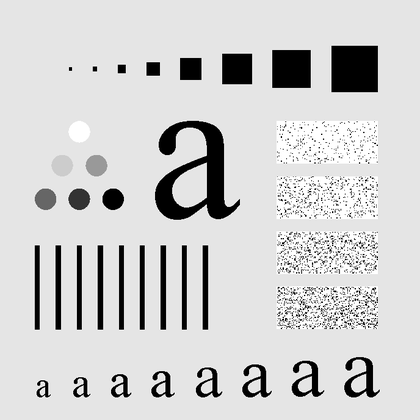
%> input picture CENG 525 HW2/question_4.tif, 420 x 420 px, shrunk from 688 x 688 before the run
$ octave --eval "Solution4;"   (GNU Octave 9; MATLAB toolbox functions it lacks are replaced by stand-ins)
%> lines starting %> are read from the running program, lines starting %| are printed output that depends on the picture
### CENG 525 HW2/paddedsize.m
function PQ = paddedsize(AB, CD, PARAM) %padded sizes useful for FFT-based filtering.
    if nargin == 1
       PQ = 2*AB;
    elseif nargin == 2 & ~ischar(CD)
       PQ = AB + CD - 1;
       PQ = 2 * ceil(PQ / 2);
    elseif nargin == 2
       m = max(AB); % Maximum dimension.

       % Find power-of-2 at least twice m.
       P = 2^nextpow2(2*m);
       PQ = [P, P];
    elseif nargin == 3
       m = max([AB CD]); %Maximum dimension.
       P = 2^nextpow2(2*m);
       PQ = [P, P];
    else
       error('Wrong number of inputs.')
    end
end

### CENG 525 HW2/Meshgrid_Freq.m
function [U, V] = Meshgrid_Freq(row, col)
% range of variables.
u = 0:(row-1);
v = 0:(col-1);

% indices in meshgrid
idx = find(u > row/2);
u(idx) = u(idx) - row;
idy = find(v > col/2);
v(idy) = v(idy) - col;

% Compute the meshgrid arrays
[V, U] = meshgrid(v, u);

### CENG 525 HW2/highpassFilter.m
function H = highpassFilter(type, M, N, D0, n)
% 'ideal'     Ideal highpass filter with positive cutoff frequency D0
% 'btw'       Butterworth highpass filter of order n, and positive cutoff D0
% 'gaussian'  Gaussian highpass filter with positive cutoff (standard deviation) D0

% The transfer function Hhp of a highpass filter is 1 - Hlp,
% where Hlp is the transfer function of the corresponding lowpass
% filter.  Thus, we can use function lpfilter to generate highpass
% filters.

if nargin == 4
   n = 1; % Default value of n.
end

% Generate highpass filter.
Hlp = LowpassFilter(type, M, N, D0, n);
H = 1 - Hlp;

### CENG 525 HW2/LowpassFilter.m
function H = LowpassFilter(type, row, col, positiveCutoffFreq, n)
% 'idealpass'       Ideal lowpass filter with cutoff frequency D0
% 'butterworth'         Butterworth lowpass filter of order n, and cutoff D0
% 'gaussian'    Gaussian lowpass filter with cutoff (standard deviation)

% Set up the meshgrid arrays needed (computed the required distances)
[U, V] = Meshgrid_Freq(row, col);

% Compute the distances D(U, V).
D = sqrt(U.^2 + V.^2);

switch type
    case 'idealpass'
        H = double(D <= positiveCutoffFreq);
    case 'butterworth'
        if nargin == 4
            n = 1;
        end
            H = 1./(1 + (D./positiveCutoffFreq).^(2*n));
    case 'gaussian'
        H = exp(-(D.^2)./(2*(positiveCutoffFreq^2)));
    otherwise
        error('Unknown filter type.')
end
end

### CENG 525 HW2/Solution4.m
function Solution4()
    % Read a gray scale image
    Image_tif = imread('question_4.tif');
%> Image_tif is the input picture: size 420x420 uint8; min 0, max 255, mean 207.2
    Image = im2double(Image_tif);
    [row col]=size(Image);
%> row = 420; col = 420
    figure(1), imshow(Image_tif), title('Original Image');

    %Determine good padding for Fourier transform
    PQ = paddedsize([row col]);
%> PQ = [840 840]

    %Create high-pass Butterworth filter of the Fourier transform
    D0 = 60;
    n = 2;
    H = highpassFilter('butterworth', PQ(1), PQ(2), D0, n);
    H = fftshift(H);
    % Calculate the discrete Fourier transform of the image
    F=fft2(Image,size(H,1),size(H,2));
    F = fftshift(F);

    % Apply the highpass filter to the Fourier spectrum of the image
    HPFS = H.*F;
    HPFS = ifftshift(HPFS);
    % convert the result to the spacial domain.
    HPF_spacialDomain=real(ifft2(HPFS));
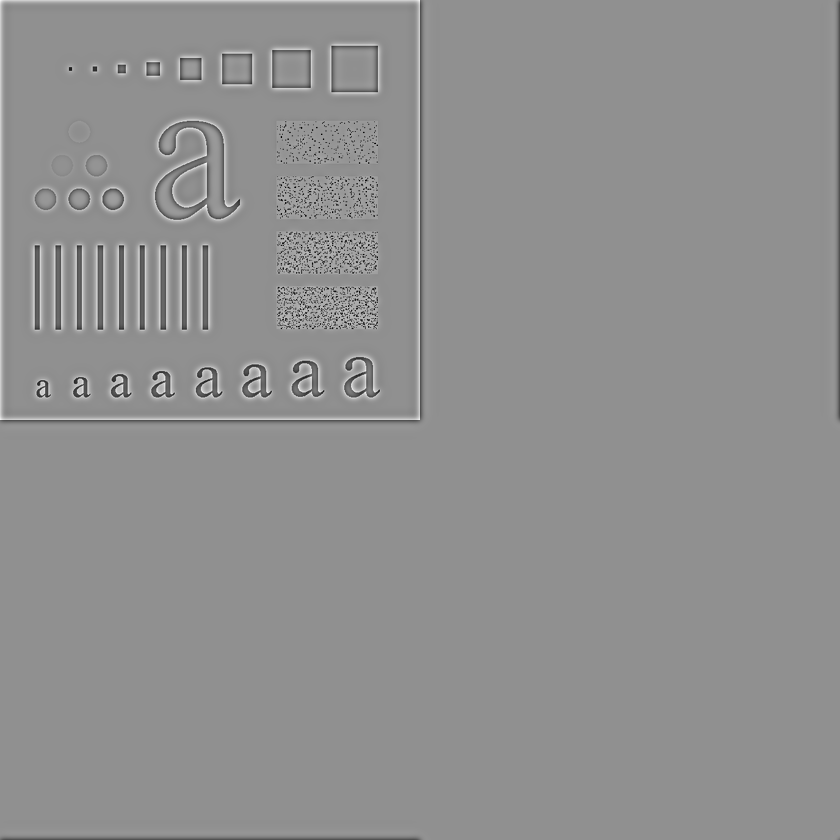
%> HPF_spacialDomain: size 840x840 double; min -0.884, max 0.68, mean -4.03e-20; drawn with min black and max white

    % Crop the image to undo padding
    HPF_spacialDomain=HPF_spacialDomain(2:row+1, 2:col+1);
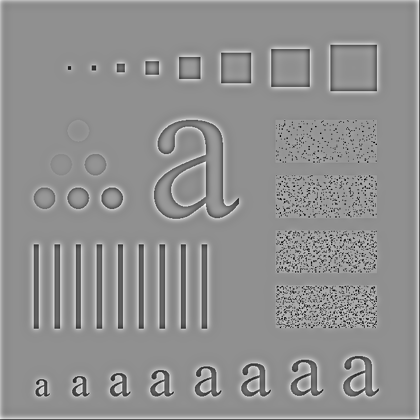
%> HPF_spacialDomain: size 420x420 double; min -0.884, max 0.68, mean 0.00303; drawn with min black and max white

    % abs to compute the magnitude
    % log to brighten display
    S1=log(1+abs(HPF_spacialDomain));  figure(3), imshow(S1,[]), title('Log of Abs of Output image');
%> after `S1=log(1+abs(HPF_spacialDomain))`:
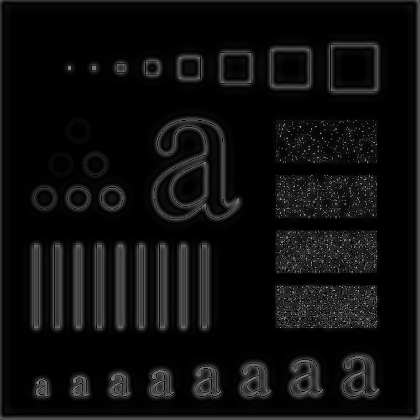
%> S1: size 420x420 double; min 1.1e-09, max 0.633, mean 0.0584
    end

$ run again, with CENG 525 HW2/question_2.tif copied over CENG 525 HW2/question_4.tif
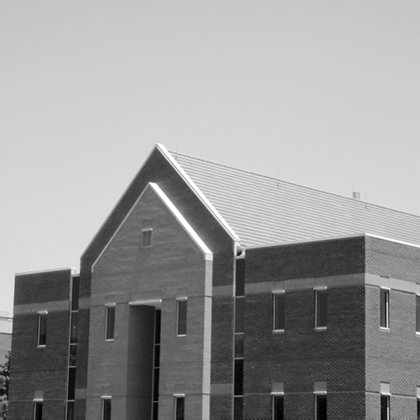
%> input picture CENG 525 HW2/question_2.tif, 420 x 420 px, shrunk from 600 x 600 before the run
%> in Solution4, Image_tif is the input picture: size 420x420 uint8; min 0, max 255, mean 152.8
%> in Solution4, `HPF_spacialDomain=HPF_spacialDomain(2:row+1, 2:col+1);`:
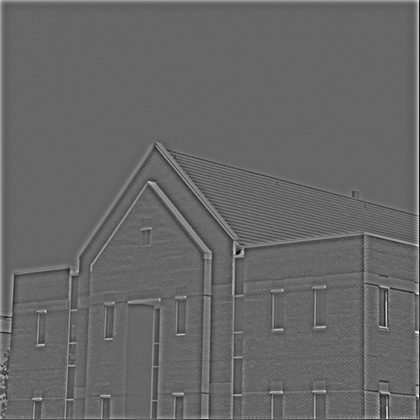
%> HPF_spacialDomain: size 420x420 double; min -0.417, max 0.615, mean 0.00205; drawn with min black and max white
%> in Solution4, `S1=log(1+abs(HPF_spacialDomain))`:
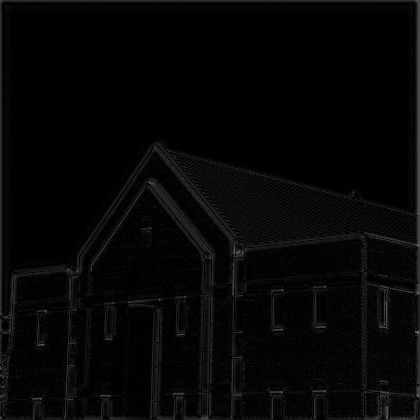
%> S1: size 420x420 double; min 1.08e-07, max 0.479, mean 0.0245
